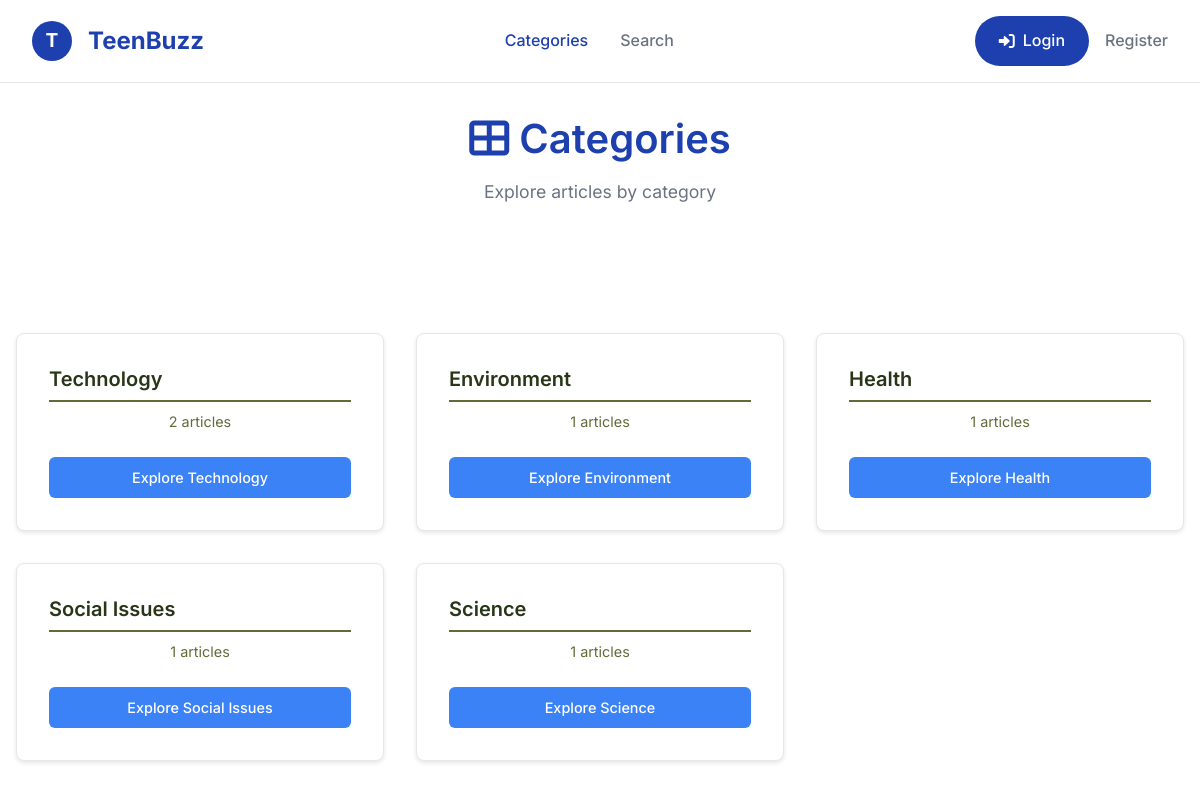
The page /categories on the database as committed earlier.
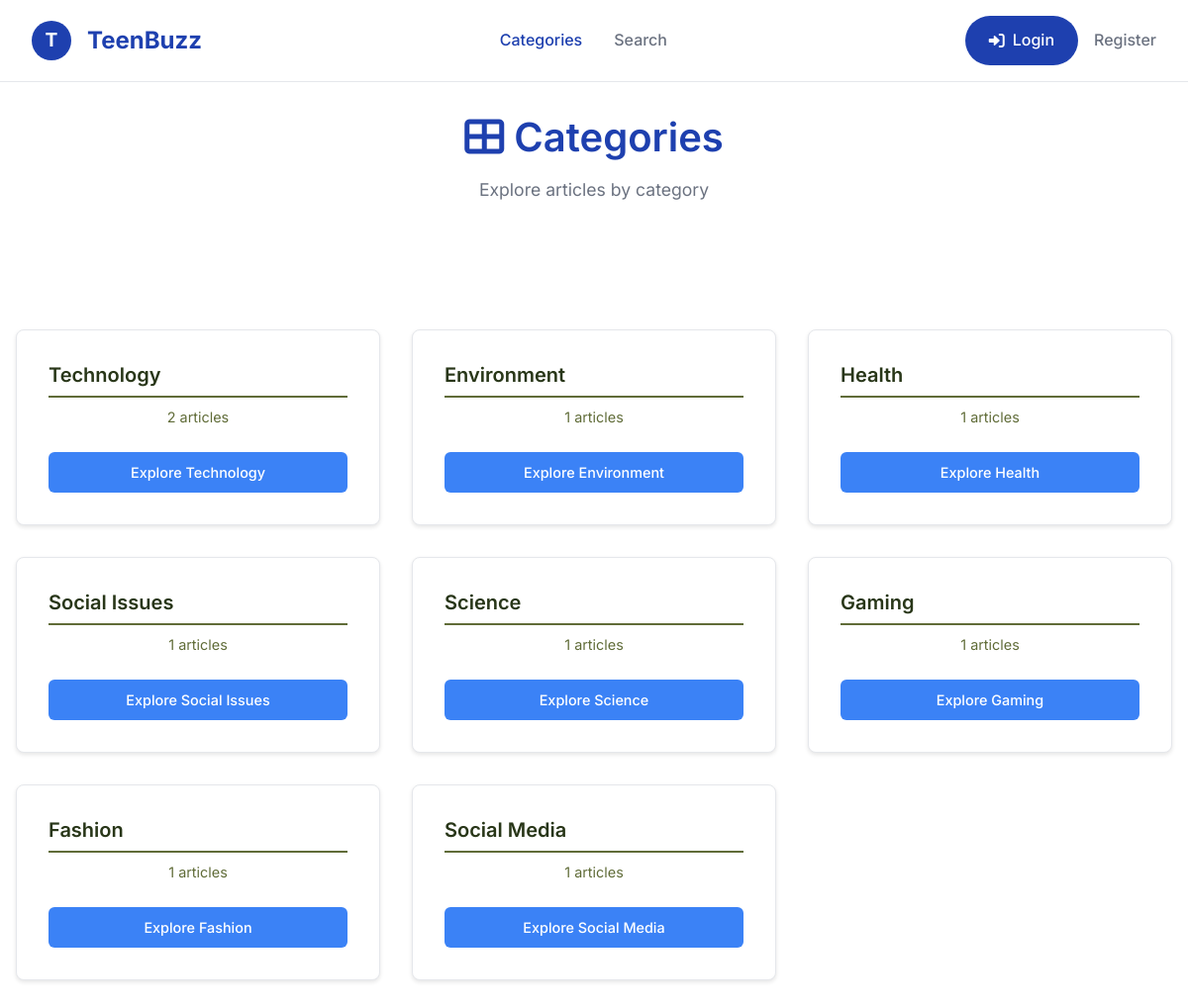
The same page on the database as committed later.
### tables this page shows
CREATE TABLE articles (
            id INTEGER PRIMARY KEY AUTOINCREMENT,
            headline TEXT NOT NULL,
            content TEXT NOT NULL,
            category TEXT NOT NULL,
            source TEXT,
            url TEXT,
            created_at TIMESTAMP DEFAULT CURRENT_TIMESTAMP,
            updated_at TIMESTAMP DEFAULT CURRENT_TIMESTAMP,
            drawn_by_user_id TEXT,
            publish_date DATE,
            tags TEXT,
            views INTEGER DEFAULT 0,
            likes INTEGER DEFAULT 0,
            FOREIGN KEY (drawn_by_user_id) REFERENCES users(id)
        );

### app_with_auth.py (the view)
@app.route('/categories')
def categories():
    try:
        db = get_database()
        if not db:
            return render_template('categories.html', categories=[])
        category_results = db.execute_query('SELECT DISTINCT category FROM articles WHERE category IS NOT NULL')
        categories = []
        for row in category_results:
            category_name = row['category']
            category_articles = db.select('articles', where='category = ?', params=(category_name,), limit=10)
            total_views = sum(article.get('views', 0) for article in category_articles)
            total_likes = sum(article.get('likes', 0) for article in category_articles)
            recent_articles = sorted(category_articles, key=lambda x: x.get('created_at', ''), reverse=True)[:3]
            category_data = {
                'name': category_name,
                'article_count': len(category_articles),
                'views': total_views,
                'likes': total_likes,
                'recent_articles': recent_articles
            }
            categories.append(category_data)
        categories.sort(key=lambda x: x['article_count'], reverse=True)
        selected_category = request.args.get('category', '')
        filtered_articles = []
        if selected_category:
            filtered_articles = db.select('articles', where='category = ?', params=(selected_category,), limit=20)
            print(f"🔍 Filtering by category: {selected_category} - Found {len(filtered_articles)} articles")
        print(f"📂 Loaded {len(categories)} categories for categories page")
        print(f"🔍 Categories data: {[cat['name'] for cat in categories]}")
        if not categories:
            print("⚠️ No categories found - this might be the issue")
            all_articles = db.select('articles', limit=10)
            print(f"📰 Found {len(all_articles)} total articles")
            if all_articles:
                print(f"📰 Sample article categories: {[a.get('category', 'None') for a in all_articles[:5]]}")
        return render_template('categories_simple.html',
                             categories=categories,
                             selected_category=selected_category,
                             filtered_articles=filtered_articles)
    except Exception as e:
        print(f"Error in categories route: {e}")
        return render_template('categories.html', categories=[])

### app_with_auth.py (called while the page is built)
@app.context_processor
def inject_user():
    return {
        'current_user': get_current_user(),
        'is_authenticated': is_authenticated(),
        'is_admin': is_admin()
    }

### auth_system_enhanced.py (called while the page is built, shortened)
def get_current_user():
    return auth_manager.get_current_user()

def is_authenticated():
    return auth_manager.is_authenticated()

def is_admin():
    return auth_manager.is_admin()

    def get_current_user(self):
        if not session.get('is_authenticated'):
            return None

    def is_authenticated(self):
        return session.get('is_authenticated', False)

    def is_admin(self):
        return session.get('is_admin', False)

### database_manager.py (called while the page is built, shortened)
def get_database():
    toggle = DatabaseToggle()
    return toggle.get_database()

    def connect(self):
        self.conn = sqlite3.connect(self.db_path)
        self.conn.row_factory = sqlite3.Row  # Enable column access by name
        return self

    def load_config(self):
        if os.path.exists(self.config_file):
            with open(self.config_file, 'r') as f:
                self.config = json.load(f)

### templates/categories_simple.html (shortened to what this page needs)
{% extends "base.html" %}
{% block content %}
<div class="categories-container">
    <div class="categories-header">
        {% if selected_category %}
        <div class="back-button-container">
            <a href="{{ url_for('categories') }}" class="back-button">
                <i class="fas fa-arrow-left"></i>
                Back to Categories
            </a>
        </div>
        {% else %}
        <h1><i class="fas fa-th-large"></i> Categories</h1>
        <p>Explore articles by category</p>
        {% endif %}
    </div>
    {% if not selected_category %}
    <div class="categories-grid">
        {% for category in categories %}
        <div class="category-card">
            <h3 class="category-title">{{ category.name }}</h3>
            <p class="category-count">{{ category.article_count }} articles</p>
            <button class="category-button" onclick="exploreCategory('{{ category.name }}')">
                Explore {{ category.name }}
            </button>
        </div>
        {% endfor %}
    </div>
    {% endif %}
</div>
{% endblock %}

Rows that differ between the two databases and show on the page:
added articles: name "Gaming", article_count "1"
added articles: name "Fashion", article_count "1"
added articles: name "Social Media", article_count "1"
